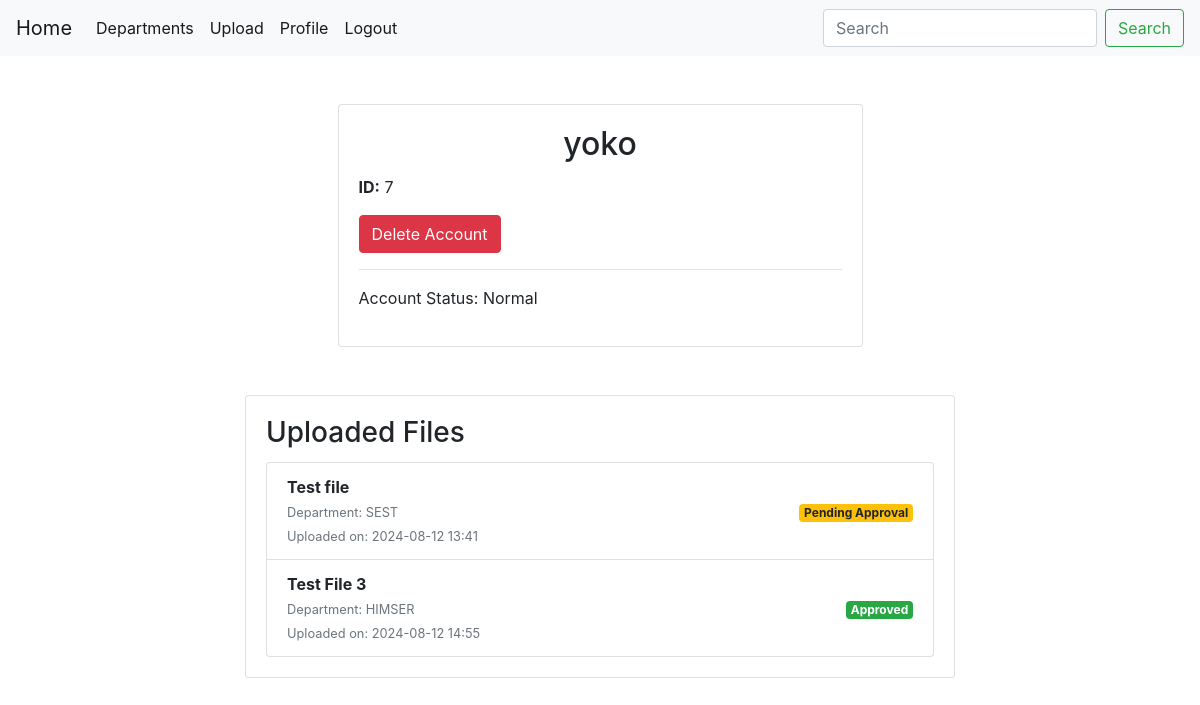
/user/user_profile/ (signed in), run on the app's committed database.
### library/models.py (models this page shows, shortened)
class File(models.Model):
        file_name = models.CharField(max_length=255)
        file_department = models.CharField(max_length=255)
        file_path = models.FileField(upload_to='uploads/')
        file_status = models.BooleanField(default=False)
        uploaded_by = models.ForeignKey(User, on_delete=models.CASCADE)
        uploaded_at = models.DateTimeField(auto_now_add=True)

### user/views.py (the view)
# urls.py: path("user_profile/", views.user_profile, name='library_user_profile'),
@login_required
def user_profile(request):
    current_user = request.user
    user = current_user
    user_files = File.objects.filter(uploaded_by=user)
    return render(request, 'user/user_profile.html', {"user" : user, "user_files": user_files})

### user/templates/user/user_profile.html (shortened to what this page needs)
{% extends "library/base.html" %}
{%block content%}
<div class="container my-5">
    <div class="row justify-content-center">
        <div class="col-md-6">
            <div class="card shadow-sm">
                <div class="card-body">
                    <h2 class="card-title text-center">{{ user.username }}</h2>
                    <p class="card-text"><strong>ID:</strong> {{ user.id }}</p>
                    <div class="d-grid gap-2">
                        <a href="{% url 'library_delete_account' %}" class="btn btn-danger">Delete Account</a>
                        {% if user.is_staff %}
                        <a href="{% url 'library_approve_requests' %}" class="btn btn-primary">Approval Requests</a>
                        <hr>
                        Account Status: Admin
                        {% else %}
                        <hr>
                        <p>Account Status: Normal</p>
                        {% endif %}
                    </div>
                </div>
            </div>
        </div>
    </div>
</div>
<div class="container my-5">
    <div class="row justify-content-center">
        <div class="col-md-8">
            <div class="card shadow-sm">
                <div class="card-body">
                    <h3 class="card-title">Uploaded Files</h3>
                    {% if user_files %}
                        <ul class="list-group">
                            {% for file in user_files %}
                                <li class="list-group-item d-flex justify-content-between align-items-center">
                                    <div>
                                        <strong>{{ file.file_name }}</strong><br>
                                        <small class="text-muted">Department: {{ file.file_department }}</small><br>
                                        <small class="text-muted">Uploaded on: {{ file.uploaded_at|date:"Y-m-d H:i" }}</small>
                                    </div>
                                    <div>
                                        {% if file.file_status %}
                                            <span class="badge badge-success">Approved</span>
                                        {% else %}
                                            <span class="badge badge-warning">Pending Approval</span>
                                        {% endif %}
                                    </div>
                                </li>
                            {% endfor %}
                        </ul>
                    {% else %}
                        <p class="text-center">You haven't uploaded any files yet.</p>
                    {% endif %}
                </div>
            </div>
        </div>
    </div>
</div>
{%endblock%}

### data on the page
File: file_name "Test file", file_department "SEST", uploaded_at "2024-08-12 13:41", file_status "Pending Approval"
File: file_name "Test File 3", file_department "HIMSER", uploaded_at "2024-08-12 14:55", file_status "Approved"

### other printed values
{{ user.username }} "yoko"
{{ user.id }} "7"
